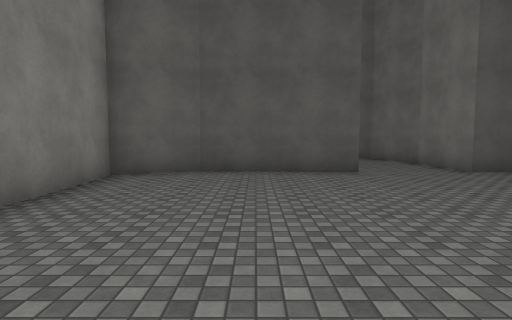
View 1 (above)

18 first-person views from a walk through a Unity game level. The camera is 1.5 m above the floor, tilts 4° down and sees 80° across. The floor is counted in squares, 2 m on a side. Each view is taken from the middle of a square. On the plan, view 1 faces up. The plan holds only what a view shows up to about 10 squares ahead; the rest is blank. The place goes on beyond the plan. Some animated figures are not drawn. Surface patterns are stand-ins for the level's own textures.

View 2
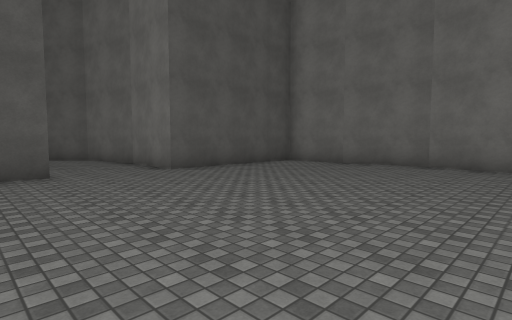

View 3
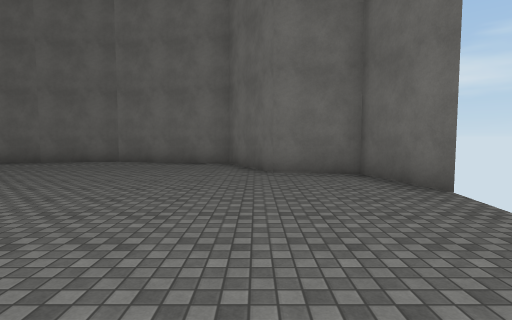

View 4
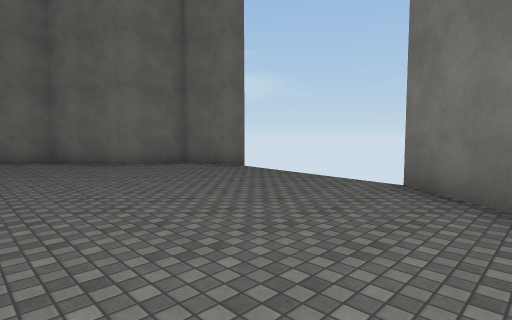

View 5
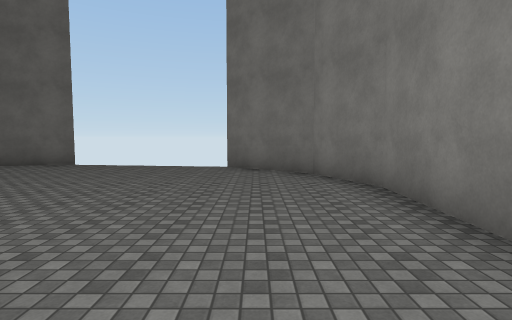

View 6
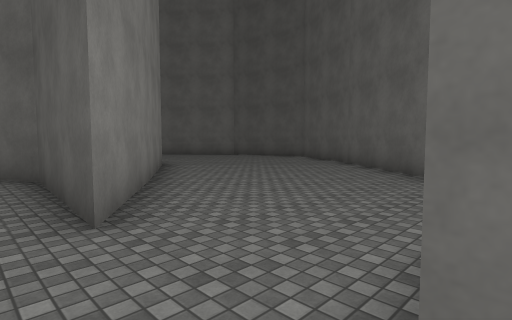

View 7
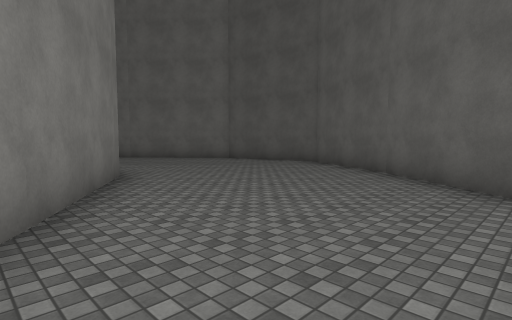

View 8
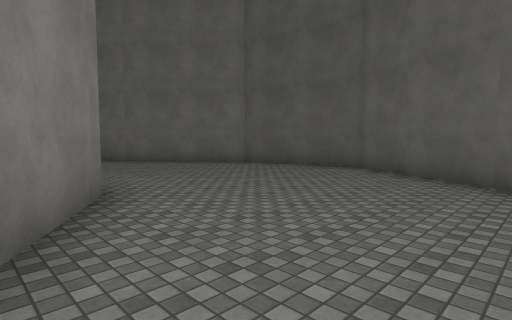

View 9
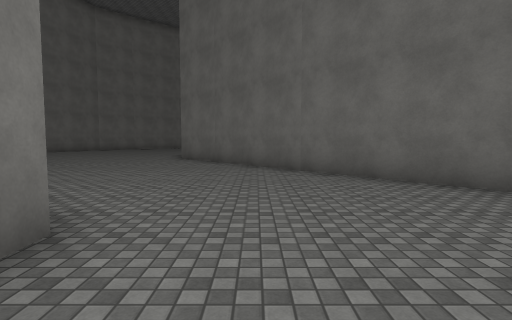

View 10
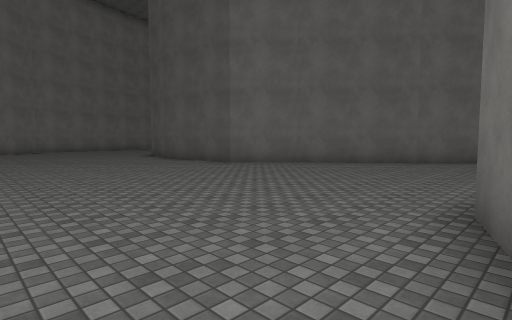

View 11
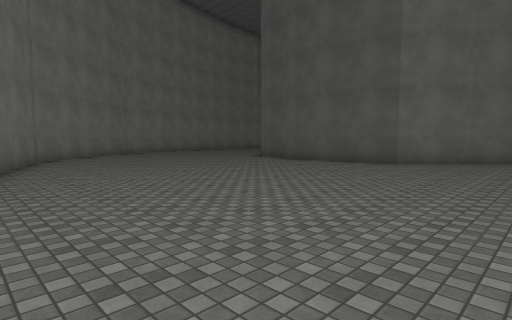

View 12
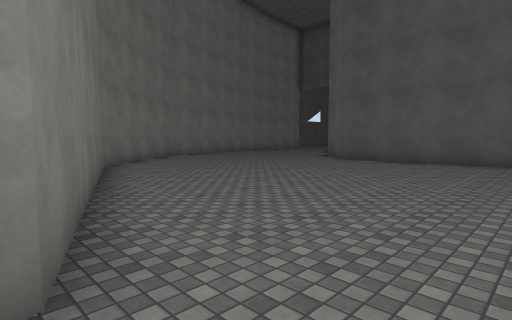

View 13
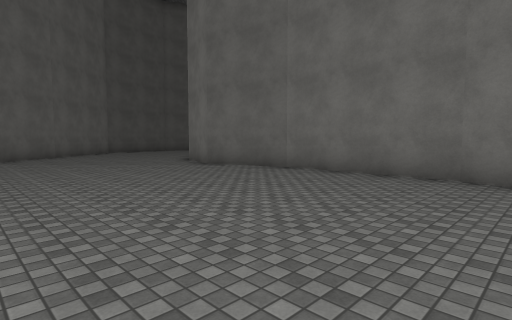

View 14
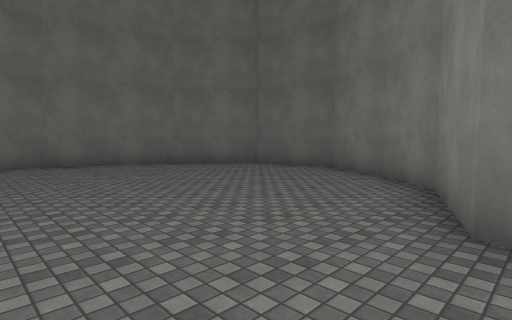

View 15
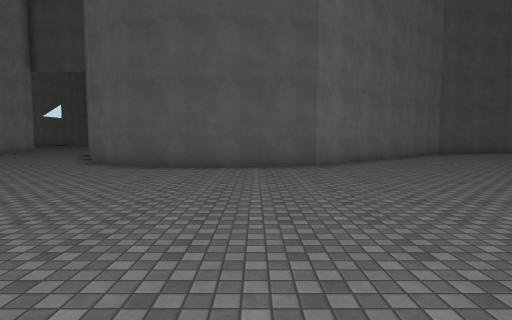

View 16
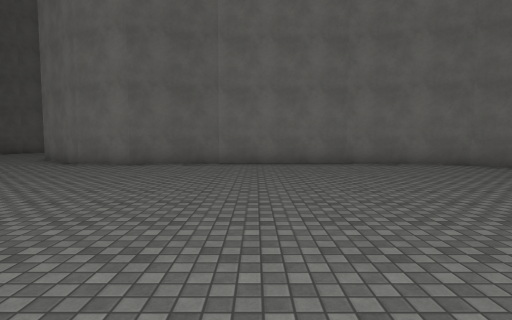

View 17
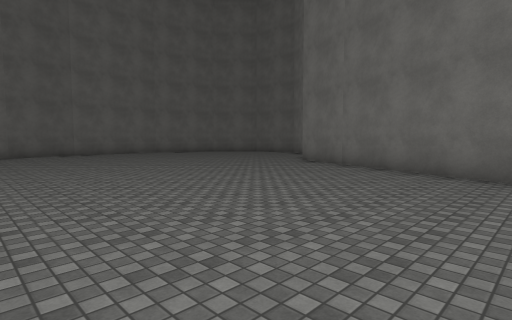

View 18
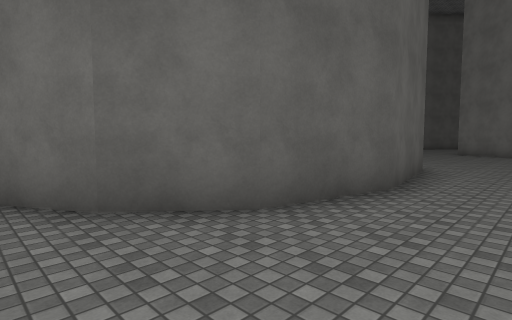

### Floor plan
Points are (right, up) in squares from view 1. A wall is a line through its corners. A room is listed if a view was taken in it or the views show most of it. See-through windows are left out.
Room 1 (views 1, 2, 3, 4, 5, 6)
walls: (2.5, 6.8) (-1.3, 7) (-3, 6.2) (-2.8, 3.8); (4.2, -4.8) (6.4, -4.2) (6.7, -2.4) (9.1, -1.2) (9.9, 2.4) (9.4, 5.9); (-2.8, 3.9) (-3, -0.7) (-2.2, -2.5) (-0.2, -4.2); (8.4, 6.8) (4.8, 6.7)
ways out: opening at (3.5, 7) to room 2
Room 2 (views 7, 8, 9, 10, 11, 12, 13, 14, 15, 16, 17, 18)
walls: (-4.4, 10.4) (-3.8, 10.4); (-3.4, 10.4) (2.5, 6.8); (-12.5, -4.1) (-10.8, -5) (-8.3, -4.8) (-6.6, -2.9) (-5.7, 0.2) (-5.7, 4.1) (-6.6, 6.5) (-6.1, 8.2) (-5, 9.6); (-21.6, 1.8) (-14.6, -0.8) (-13.7, -2.9) (-12.4, -4.2); (0.3, 14.7) (-2.6, 16.4) (-6.2, 15.7) (-13.3, 9.2) (-16.4, 8.7) (-18.7, 9.2) (-20, 10.3) (-20.7, 11.5); (3.2, 12.5) (0.2, 14.8); (4.8, 6.7) (4.9, 9.2) (4.5, 10.8)
ways out: opening at (3.5, 7) to room 1

Where each view was taken, in squares from view 1:
view 1: 0 up, 0 right, facing up
view 2: 0 up, 1 right, facing up-right
view 3: 2 down, 0 right, facing right
view 4: 1 up, 2 left, facing down-right
view 5: 4 up, 1 left, facing down
view 6: 6 up, 5 right, facing up-left
view 7: 8 up, 3 right, facing up-left
view 8: 9 up, 1 right, facing up-left
view 9: 12 up, 2 left, facing left
view 10: 3 up, 6 left, facing up-left
view 11: 0 up, 10 left, facing up-left
view 12: 1 down, 13 left, facing up-left
view 13: 1 down, 12 left, facing up-right
view 14: 2 up, 15 left, facing down-right
view 15: 1 up, 15 left, facing up
view 16: 3 up, 15 left, facing right
view 17: 8 up, 21 left, facing down-right
view 18: 7 up, 21 left, facing up-right
